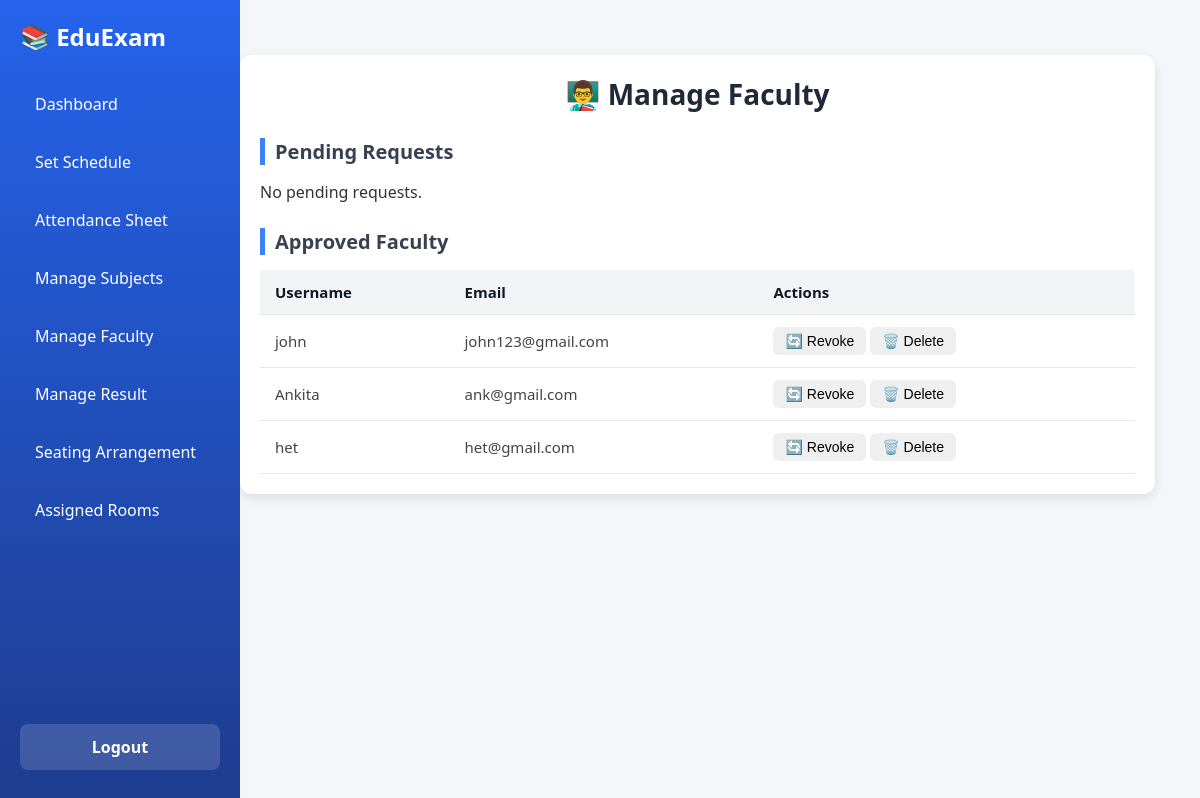
The app's page /faculty/manage/ (signed in) with its own data.
### exams/models.py (models this page shows, shortened)
class CustomUser(AbstractUser):
    ROLE_CHOICES = (
        ('admin', 'Admin'),
        ('student', 'Student'),
        ('faculty', 'Faculty'),
    )
    role = models.CharField(max_length=20, choices=ROLE_CHOICES, default='student')
    is_approved = models.BooleanField(default=False)
    student_id = models.CharField(max_length=20, unique=True, null=True, blank=True)
    phone_number = models.CharField(max_length=15, null=True, blank=True)
    semester = models.IntegerField(choices=SEMESTER_CHOICES, null=True, blank=True)

### exams/views.py (the view, shortened to what this page needs)
# urls.py: path("faculty/manage/", views.manage_faculty, name="manage_faculty"),
@login_required(login_url="/admin-login/")
def manage_faculty(request):
    if request.user.role != "admin":
        messages.error(request, "Access Denied! Only Admin can access this page.")
        return redirect("home")
    pending_faculty = CustomUser.objects.filter(role="faculty", is_approved=False)
    approved_faculty = CustomUser.objects.filter(role="faculty", is_approved=True)
    return render(request, "manage_faculty.html", {
        "pending_faculty": pending_faculty,
        "approved_faculty": approved_faculty,
    })

### templates/manage_faculty.html (shortened to what this page needs)
{% extends "base.html" %}
{% load static %}
{% block content %}
<link rel="stylesheet" href="{% static 'css/manage_faculty.css' %}">
<div class="container">
    <h2>👨‍🏫 Manage Faculty</h2>
    <h3>Pending Requests</h3>
    {% if pending_faculty %}
        <table>
            <tr>
                <th>Username</th>
                <th>Email</th>
                <th>Actions</th>
            </tr>
            {% for faculty in pending_faculty %}
            <tr>
                <td>{{ faculty.username }}</td>
                <td>{{ faculty.email }}</td>
                <td>
                    <form method="post" style="display:inline;">
                        {% csrf_token %}
                        <input type="hidden" name="faculty_id" value="{{ faculty.id }}">
                        <button type="submit" name="action" value="approve">✅ Approve</button>
                        <button type="submit" name="action" value="reject">❌ Reject</button>
                    </form>
                </td>
            </tr>
            {% endfor %}
        </table>
    {% else %}
        <p>No pending requests.</p>
    {% endif %}
    <h3>Approved Faculty</h3>
    {% if approved_faculty %}
        <table>
            <tr>
                <th>Username</th>
                <th>Email</th>
                <th>Actions</th>
            </tr>
            {% for faculty in approved_faculty %}
            <tr>
                <td>{{ faculty.username }}</td>
                <td>{{ faculty.email }}</td>
                <td>
                    <form method="post" style="display:inline;">
                        <button type="submit" name="action" value="revoke" onclick="return confirm('Revoke this faculty?')">🔄 Revoke</button>
                        <button type="submit" name="action" value="delete" onclick="return confirm('Delete this faculty permanently?')">🗑️ Delete</button>
                    </form>
                </td>
            </tr>
            {% endfor %}
        </table>
    {% else %}
        <p>No approved faculty yet.</p>
    {% endif %}
</div>
{% endblock %}

### static/css/style.css (style rules this page uses)
body { margin: 0; font-family: "Segoe UI", Tahoma, Geneva, Verdana, sans-serif; background: #f4f6f9; color: #333; }
h1, h2, h3, h4 { margin: 0; }
table { width: 100%; border-collapse: collapse; font-size: 15px; }
tbody td { padding: 12px; border-bottom: 1px solid #eee; color: #444; }

### static/css/manage_faculty.css (style rules this page uses)
.container { max-width: 900px; margin: 30px auto; padding: 20px; background: #ffffff; border-radius: 12px; box-shadow: 0 4px 12px rgba(0,0,0,0.1); }
.container h2 { text-align: center; color: #1f2937; margin-bottom: 20px; font-size: 28px; }
.container h3 { margin-top: 25px; color: #374151; border-left: 5px solid #3b82f6; padding-left: 10px; font-size: 20px; }
table { width: 100%; border-collapse: collapse; margin-top: 15px; }
table th, table td { padding: 12px 15px; text-align: left; border-bottom: 1px solid #e5e7eb; }
table th { background: #f3f4f6; font-weight: bold; color: #111827; }
button { padding: 6px 12px; border: none; border-radius: 6px; font-size: 14px; cursor: pointer; transition: all 0.3s ease; }

### records on screen
CustomUser: username "john", email "john123@gmail.com"
CustomUser: username "Ankita", email "ank@gmail.com"
CustomUser: username "het", email "het@gmail.com"
